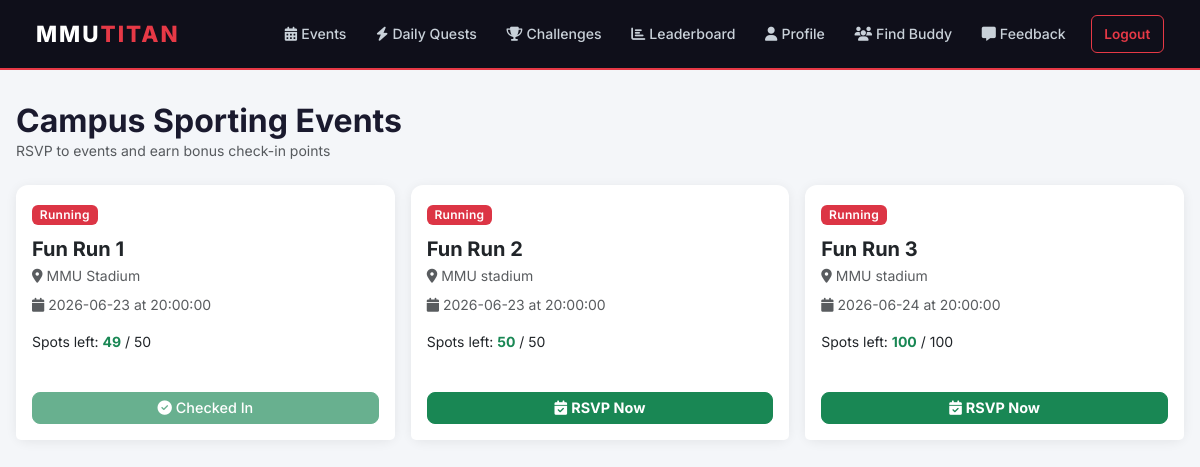
The page /events (signed in) on the database its author committed.
### mmutitan/models.py (models this page shows)
class Event(db.Model):
    id = db.Column(db.Integer, primary_key=True)
    name = db.Column(db.String(100), nullable=False)
    venue = db.Column(db.String(100), nullable=False)
    sport_type = db.Column(db.String(50), nullable=False)
    date = db.Column(db.Date, nullable=False)
    time = db.Column(db.Time, nullable=False)
    max_capacity = db.Column(db.Integer, nullable=False)
    rsvps = db.relationship('RSVP', backref='event_ref', lazy=True, cascade="all, delete-orphan")

### mmutitan/app.py (the view)
    @app.route('/events')
    @login_required
    def list_events():
        events = Event.query.all()
        user_rsvps = {rsvp.event_id: rsvp for rsvp in RSVP.query.filter_by(user_id=current_user.id).all()}
        spots_left = {}
        for event in events:
            confirmed_count = RSVP.query.filter_by(event_id=event.id, waitlisted=False).count()
            spots_left[event.id] = event.max_capacity - confirmed_count
        return render_template('events.html', events=events, user_rsvps=user_rsvps, spots_left=spots_left)

### mmutitan/models.py (called while the page is built)
@login_manager.user_loader
def load_user(user_id):
    return User.query.get(int(user_id))

### mmutitan/templates/events.html (shortened to what this page needs)
{% extends "base.html" %}
{% block content %}
<div class="mb-4">
    <h2 class="fw-bold mb-0">Campus Sporting Events</h2>
    <p class="text-muted small">RSVP to events and earn bonus check-in points</p>
</div>
<div class="row g-3">
    {% for event in events %}
    <div class="col-md-4">
        <div class="card h-100">
            <div class="card-body">
                <span class="badge bg-danger mb-2">{{ event.sport_type }}</span>
                <h5 class="fw-bold mt-1 mb-1">{{ event.name }}</h5>
                <p class="text-muted small mb-2">
                    <i class="fa fa-map-marker-alt me-1"></i>{{ event.venue }}
                </p>
                <p class="text-muted small mb-3">
                    <i class="fa fa-calendar me-1"></i>{{ event.date }} at {{ event.time }}
                </p>
                {% if spots_left[event.id] > 0 %}
                <p class="small mb-3">
                    Spots left: <span class="fw-bold text-success">{{ spots_left[event.id] }}</span>
                    / {{ event.max_capacity }}
                </p>
                {% else %}
                <p class="small text-danger fw-bold mb-3">Event Full</p>
                {% endif %}
            </div>
            <div class="card-footer bg-white border-0 pb-3">
                {% set my_rsvp = user_rsvps.get(event.id) %}
                {% if my_rsvp %}
                    {% if my_rsvp.waitlisted %}
                    <div class="alert alert-warning py-1 small text-center mb-2">You are on the Waitlist</div>
                    <form action="{{ url_for('cancel_rsvp', event_id=event.id) }}" method="POST">
                        <button type="submit" class="btn btn-outline-danger w-100 btn-sm">Leave Waitlist</button>
                    </form>
                    {% elif my_rsvp.checked_in %}
                    <button class="btn btn-success w-100 btn-sm" disabled>
                        <i class="fa fa-check-circle me-1"></i>Checked In
                    </button>
                    {% endif %}
                {% elif spots_left[event.id] <= 0 %}
                <form action="{{ url_for('rsvp', event_id=event.id) }}" method="POST">
                    <button type="submit" class="btn btn-warning w-100 btn-sm fw-bold">
                        <i class="fa fa-list me-1"></i>Join Waitlist
                    </button>
                </form>
                {% else %}
                <form action="{{ url_for('rsvp', event_id=event.id) }}" method="POST">
                    <button type="submit" class="btn btn-success w-100 btn-sm fw-bold">
                        <i class="fa fa-calendar-check me-1"></i>RSVP Now
                    </button>
                </form>
                {% endif %}
            </div>
        </div>
    </div>
    {% else %}
    <div class="col-12 text-center mt-5">
        <div style="font-size:3rem;">📅</div>
        <h4 class="text-muted mt-2">No events scheduled yet.</h4>
        <p class="text-muted small">Check back soon!</p>
    </div>
    {% endfor %}
</div>
{% endblock %}

### mmutitan/templates/base.html (style rules this page uses)
body { font-family: 'Inter', sans-serif; background-color: #f4f6f9; color: #1a1a2e; }
.card { border: none; border-radius: 12px; box-shadow: 0 2px 12px rgba(0,0,0,0.07); }
.btn { border-radius: 8px; font-weight: 500; font-size: 0.9rem; }
.badge { font-weight: 600; letter-spacing: 0.3px; border-radius: 6px; font-size: 0.75rem; }

### rows shown on the page
Event: sport_type "Running", name "Fun Run 1", venue "MMU Stadium", date "2026-06-23", time "20:00:00", spots_left "49", max_capacity "50", shows "Checked In"
Event: sport_type "Running", name "Fun Run 2", venue "MMU stadium", date "2026-06-23", time "20:00:00", max_capacity "50"
Event: sport_type "Running", name "Fun Run 3", venue "MMU stadium", date "2026-06-24", time "20:00:00", max_capacity "100"
